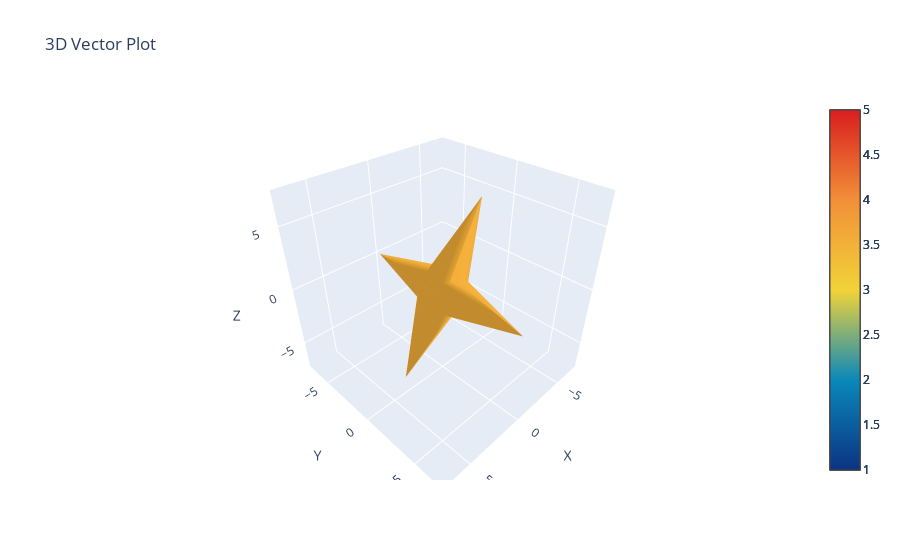

Notebook source saved alongside this figure:
### Code cell
h_val = 5
w_val = 5
subs = {theta:0, phi:1.0, h:h_val, w:w_val, rho:sp.sqrt((h_val/2)**2 + (w_val/2)**2)}
plot_vectors([A, B, C, D], subs)

### Figure 1 — Plotly figure (JSON) as saved in the notebook; plotly's stock layout.template omitted (floating-point values rounded to 4 significant figures)
{"data": [{"anchor": "tail", "cmax": 5, "cmin": 1, "colorscale": [[0, "rgb(12,51,131)"], [0.25, "rgb(10,136,186)"], [0.5, "rgb(242,211,56)"], [0.75, "rgb(242,143,56)"], [1, "rgb(217,30,30)"]], "showscale": true, "sizemode": "raw", "sizeref": 2, "type": "cone", "u": [1.91], "v": [0], "w": [-2.975], "x": [0], "y": [0], "z": [0]}, {"anchor": "tail", "cmax": 5, "cmin": 1, "colorscale": [[0, "rgb(12,51,131)"], [0.25, "rgb(10,136,186)"], [0.5, "rgb(242,211,56)"], [0.75, "rgb(242,143,56)"], [1, "rgb(217,30,30)"]], "showscale": true, "sizemode": "raw", "sizeref": 2, "type": "cone", "u": [0], "v": [3.536], "w": [0], "x": [0], "y": [0], "z": [0]}, {"anchor": "tail", "cmax": 5, "cmin": 1, "colorscale": [[0, "rgb(12,51,131)"], [0.25, "rgb(10,136,186)"], [0.5, "rgb(242,211,56)"], [0.75, "rgb(242,143,56)"], [1, "rgb(217,30,30)"]], "showscale": true, "sizemode": "raw", "sizeref": 2, "type": "cone", "u": [-1.91], "v": [0], "w": [2.975], "x": [0], "y": [0], "z": [0]}, {"anchor": "tail", "cmax": 5, "cmin": 1, "colorscale": [[0, "rgb(12,51,131)"], [0.25, "rgb(10,136,186)"], [0.5, "rgb(242,211,56)"], [0.75, "rgb(242,143,56)"], [1, "rgb(217,30,30)"]], "showscale": true, "sizemode": "raw", "sizeref": 2, "type": "cone", "u": [0], "v": [-3.536], "w": [0], "x": [0], "y": [0], "z": [0]}], "layout": {"autosize": true, "scene": {"aspectmode": "auto", "aspectratio": {"x": 1, "y": 1, "z": 1}, "xaxis": {"title": {"text": "X"}, "type": "linear"}, "yaxis": {"title": {"text": "Y"}, "type": "linear"}, "zaxis": {"title": {"text": "Z"}, "type": "linear"}}, "title": {"text": "3D Vector Plot"}}}
